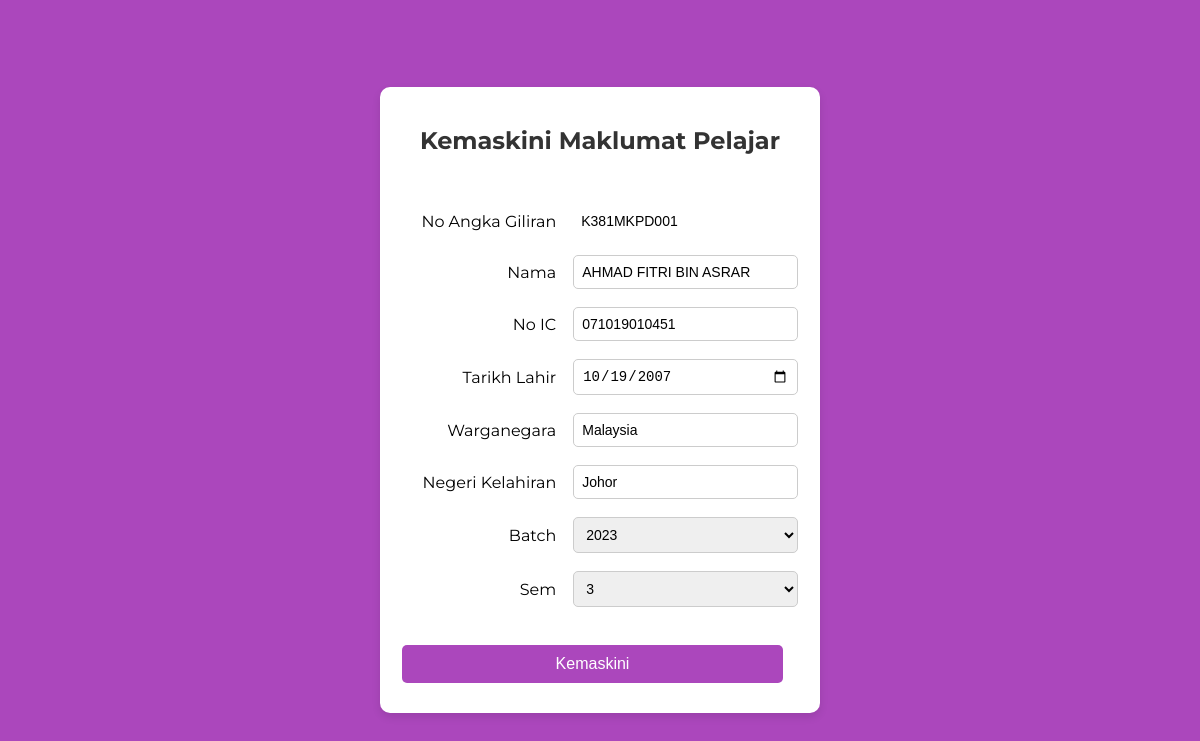
The app's page /updateipd.php?no_angka_giliran=K381MKPD001 with its own data.
### tables this page shows
CREATE TABLE `maklumatipd` (
  `no_angka_giliran` varchar(11) NOT NULL,
  `nama` text NOT NULL,
  `no_ic` varchar(12) NOT NULL,
  `tarikh_lahir` date NOT NULL,
  `warganegara` text NOT NULL,
  `negeri_kelahiran` text NOT NULL,
  `batch` text NOT NULL,
  `sem` text NOT NULL
);

### updateipd.php (the view, shortened to what this page needs)
<?php
    include 'connection.php';
    $no_angka_giliran = $_GET['no_angka_giliran'];
    $papar = mysqli_query($connect, "SELECT * FROM maklumatipd WHERE no_angka_giliran='$no_angka_giliran'");
    while($res = mysqli_fetch_array($papar))
    {
        $no_angka_giliran = $res['no_angka_giliran'];
        $nama = $res['nama'];
        $no_ic = $res['no_ic'];
        $tarikh_lahir = $res['tarikh_lahir'];
        $warganegara = $res['warganegara'];
        $negeri_kelahiran = $res['negeri_kelahiran'];
        $batch = $res['batch'];
        $sem = $res['sem'];
    }
?>
<!DOCTYPE html>
<html lang="en">
<head>
</head>
<body>
    <div class="form-container">
        <h2>Kemaskini Maklumat Pelajar</h2>
        <form action="pros_kemaskiniipd.php" method="post">
            <table>
                <tr>
                    <td>No Angka Giliran</td>
                    <td><input style="border: none;" type="text" name="no_angka_giliran" value="<?php echo $no_angka_giliran; ?>" readonly></td>
                </tr>
                <tr>
                    <td>Nama</td>
                    <td><input type="text" name="nama" value="<?php echo $nama; ?>"></td>
                </tr>
                <tr>
                    <td>No IC</td>
                    <td><input type="text" name="no_ic" value="<?php echo $no_ic; ?>"></td>
                </tr>
                <tr>
                    <td>Tarikh Lahir</td>
                    <td><input type="date" name="tarikh_lahir" value="<?php echo $tarikh_lahir; ?>"></td>
                </tr>
                <tr>
                    <td>Warganegara</td>
                    <td><input type="text" name="warganegara" value="<?php echo $warganegara; ?>"></td>
                </tr>
                <tr>
                    <td>Negeri Kelahiran</td>
                    <td><input type="text" name="negeri_kelahiran" value="<?php echo $negeri_kelahiran; ?>"></td>
                </tr>
                <tr>
                    <td>Batch</td>
                    <td>
                        <select name="batch">
                            <option value="2023" <?php if($batch == '2023') echo 'selected'; ?>>2023</option>
                        </select>
                    </td>
                </tr>
                <tr>
                    <td>Sem</td>
                    <td>
                        <select name="sem">
                            <option value="3" <?php if($sem == '3') echo 'selected'; ?>>3</option>
                        </select>
                    </td>
                </tr>
                <tr>
                    <td colspan="2"><input type="submit" name="update" value="Kemaskini"></td>
                </tr>
            </table>
        </form>
    </div>
</body>
</html>

### updateipd.php (style rules this page uses)
body { font-family: 'Montserrat', sans-serif; background-color: #ab47bc; margin: 0; padding: 0; display: flex; justify-content: center; align-items: center; height: 100vh; }
h2 { text-align: center; padding-bottom: 20px; color: #333; }
.form-container { background-color: white; padding: 20px; border-radius: 10px; box-shadow: 0 4px 8px rgba(0, 0, 0, 0.1); max-width: 400px; width: 100%; }
table { width: 100%; margin-top: 20px; }
table td { padding: 8px 0; }
table td:first-child { text-align: right; padding-right: 15px; }
input[type="text"], input[type="date"], select { width: 100%; padding: 8px; border: 1px solid #ccc; border-radius: 5px; box-sizing: border-box; font-size: 14px; }
input[type="submit"] { background-color: #ab47bc; color: white; border: none; border-radius: 5px; padding: 10px 20px; cursor: pointer; font-size: 16px; margin-top: 20px; width: 100%; }

### records on screen
maklumatipd: no_angka_giliran "K381MKPD001", nama "AHMAD FITRI BIN ASRAR", no_ic "071019010451", tarikh_lahir "10/19/2007", warganegara "Malaysia", negeri_kelahiran "Johor", batch "2023", sem "3"
